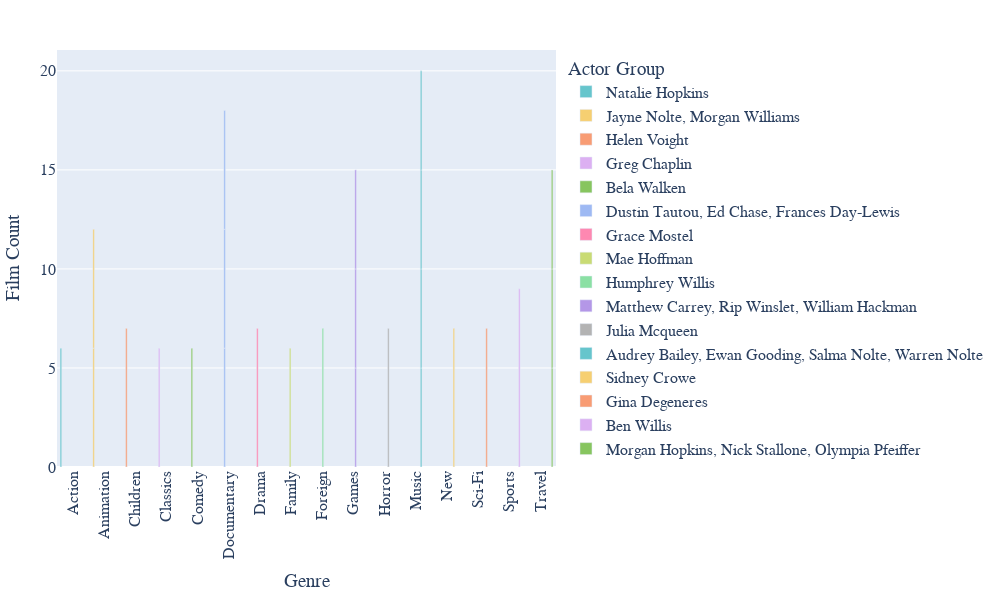

The notebook cell saved with this chart:
### Code cell
# create a new column that groups actors with the same film count per category
query1_result['actor_group'] = query1_result.groupby(
    ['genre',
     'film_count'])['actor'].transform(lambda x: ', '.join(sorted(set(x))))

# create the bar chart with the new 'actor_group' column as the color parameter
fig = px.bar(query1_result,
             x="genre",
             y="film_count",
             color="actor_group",
             barmode="group",
             color_discrete_sequence=px.colors.qualitative.Pastel)

# add other layout and style options
fig.update_layout(width=1000,
                  height=600,
                  showlegend=True,
                  legend=dict(title="Actor Group"),
                  margin=dict(l=50, r=50, t=50, b=50),
                  font=dict(family="Helvetica", size=16),
                  xaxis=dict(title="Genre", tickangle=-90),
                  yaxis=dict(title="Film Count"))
fig.show()

### Figure 1 — Plotly figure (JSON) as saved in the notebook; plotly's stock layout.template omitted (floating-point values rounded to 4 significant figures)
{"data": [{"alignmentgroup": "True", "hovertemplate": "actor_group=Natalie Hopkins<br>genre=%{x}<br>film_count=%{y}<extra></extra>", "legendgroup": "Natalie Hopkins", "marker": {"color": "rgb(102, 197, 204)", "pattern": {"shape": ""}}, "name": "Natalie Hopkins", "offsetgroup": "Natalie Hopkins", "orientation": "v", "showlegend": true, "textposition": "auto", "type": "bar", "x": ["Action"], "xaxis": "x", "y": [6], "yaxis": "y"}, {"alignmentgroup": "True", "hovertemplate": "actor_group=Jayne Nolte, Morgan Williams<br>genre=%{x}<br>film_count=%{y}<extra></extra>", "legendgroup": "Jayne Nolte, Morgan Williams", "marker": {"color": "rgb(246, 207, 113)", "pattern": {"shape": ""}}, "name": "Jayne Nolte, Morgan Williams", "offsetgroup": "Jayne Nolte, Morgan Williams", "orientation": "v", "showlegend": true, "textposition": "auto", "type": "bar", "x": ["Animation", "Animation"], "xaxis": "x", "y": [6, 6], "yaxis": "y"}, {"alignmentgroup": "True", "hovertemplate": "actor_group=Helen Voight<br>genre=%{x}<br>film_count=%{y}<extra></extra>", "legendgroup": "Helen Voight", "marker": {"color": "rgb(248, 156, 116)", "pattern": {"shape": ""}}, "name": "Helen Voight", "offsetgroup": "Helen Voight", "orientation": "v", "showlegend": true, "textposition": "auto", "type": "bar", "x": ["Children"], "xaxis": "x", "y": [7], "yaxis": "y"}, {"alignmentgroup": "True", "hovertemplate": "actor_group=Greg Chaplin<br>genre=%{x}<br>film_count=%{y}<extra></extra>", "legendgroup": "Greg Chaplin", "marker": {"color": "rgb(220, 176, 242)", "pattern": {"shape": ""}}, "name": "Greg Chaplin", "offsetgroup": "Greg Chaplin", "orientation": "v", "showlegend": true, "textposition": "auto", "type": "bar", "x": ["Classics"], "xaxis": "x", "y": [6], "yaxis": "y"}, {"alignmentgroup": "True", "hovertemplate": "actor_group=Bela Walken<br>genre=%{x}<br>film_count=%{y}<extra></extra>", "legendgroup": "Bela Walken", "marker": {"color": "rgb(135, 197, 95)", "pattern": {"shape": ""}}, "name": "Bela Walken", "offsetgroup": "Bela Walken", "orientation": "v", "showlegend": true, "textposition": "auto", "type": "bar", "x": ["Comedy"], "xaxis": "x", "y": [6], "yaxis": "y"}, {"alignmentgroup": "True", "hovertemplate": "actor_group=Dustin Tautou, Ed Chase, Frances Day-Lewis<br>genre=%{x}<br>film_count=%{y}<extra></extra>", "legendgroup": "Dustin Tautou, Ed Chase, Frances Day-Lewis", "marker": {"color": "rgb(158, 185, 243)", "pattern": {"shape": ""}}, "name": "Dustin Tautou, Ed Chase, Frances Day-Lewis", "offsetgroup": "Dustin Tautou, Ed Chase, Frances Day-Lewis", "orientation": "v", "showlegend": true, "textposition": "auto", "type": "bar", "x": ["Documentary", "Documentary", "Documentary"], "xaxis": "x", "y": [6, 6, 6], "yaxis": "y"}, {"alignmentgroup": "True", "hovertemplate": "actor_group=Grace Mostel<br>genre=%{x}<br>film_count=%{y}<extra></extra>", "legendgroup": "Grace Mostel", "marker": {"color": "rgb(254, 136, 177)", "pattern": {"shape": ""}}, "name": "Grace Mostel", "offsetgroup": "Grace Mostel", "orientation": "v", "showlegend": true, "textposition": "auto", "type": "bar", "x": ["Drama"], "xaxis": "x", "y": [7], "yaxis": "y"}, {"alignmentgroup": "True", "hovertemplate": "actor_group=Mae Hoffman<br>genre=%{x}<br>film_count=%{y}<extra></extra>", "legendgroup": "Mae Hoffman", "marker": {"color": "rgb(201, 219, 116)", "pattern": {"shape": ""}}, "name": "Mae Hoffman", "offsetgroup": "Mae Hoffman", "orientation": "v", "showlegend": true, "textposition": "auto", "type": "bar", "x": ["Family"], "xaxis": "x", "y": [6], "yaxis": "y"}, {"alignmentgroup": "True", "hovertemplate": "actor_group=Humphrey Willis<br>genre=%{x}<br>film_count=%{y}<extra></extra>", "legendgroup": "Humphrey Willis", "marker": {"color": "rgb(139, 224, 164)", "pattern": {"shape": ""}}, "name": "Humphrey Willis", "offsetgroup": "Humphrey Willis", "orientation": "v", "showlegend": true, "textposition": "auto", "type": "bar", "x": ["Foreign"], "xaxis": "x", "y": [7], "yaxis": "y"}, {"alignmentgroup": "True", "hovertemplate": "actor_group=Matthew Carrey, Rip Winslet, William Hackman<br>genre=%{x}<br>film_count=%{y}<extra></extra>", "legendgroup": "Matthew Carrey, Rip Winslet, William Hackman", "marker": {"color": "rgb(180, 151, 231)", "pattern": {"shape": ""}}, "name": "Matthew Carrey, Rip Winslet, William Hackman", "offsetgroup": "Matthew Carrey, Rip Winslet, William Hackman", "orientation": "v", "showlegend": true, "textposition": "auto", "type": "bar", "x": ["Games", "Games", "Games"], "xaxis": "x", "y": [5, 5, 5], "yaxis": "y"}, {"alignmentgroup": "True", "hovertemplate": "actor_group=Julia Mcqueen<br>genre=%{x}<br>film_count=%{y}<extra></extra>", "legendgroup": "Julia Mcqueen", "marker": {"color": "rgb(179, 179, 179)", "pattern": {"shape": ""}}, "name": "Julia Mcqueen", "offsetgroup": "Julia Mcqueen", "orientation": "v", "showlegend": true, "textposition": "auto", "type": "bar", "x": ["Horror"], "xaxis": "x", "y": [7], "yaxis": "y"}, {"alignmentgroup": "True", "hovertemplate": "actor_group=Audrey Bailey, Ewan Gooding, Salma Nolte, Warren Nolte<br>genre=%{x}<br>film_count=%{y}<extra></extra>", "legendgroup": "Audrey Bailey, Ewan Gooding, Salma Nolte, Warren Nolte", "marker": {"color": "rgb(102, 197, 204)", "pattern": {"shape": ""}}, "name": "Audrey Bailey, Ewan Gooding, Salma Nolte, Warren Nolte", "offsetgroup": "Audrey Bailey, Ewan Gooding, Salma Nolte, Warren Nolte", "orientation": "v", "showlegend": true, "textposition": "auto", "type": "bar", "x": ["Music", "Music", "Music", "Music"], "xaxis": "x", "y": [5, 5, 5, 5], "yaxis": "y"}, {"alignmentgroup": "True", "hovertemplate": "actor_group=Sidney Crowe<br>genre=%{x}<br>film_count=%{y}<extra></extra>", "legendgroup": "Sidney Crowe", "marker": {"color": "rgb(246, 207, 113)", "pattern": {"shape": ""}}, "name": "Sidney Crowe", "offsetgroup": "Sidney Crowe", "orientation": "v", "showlegend": true, "textposition": "auto", "type": "bar", "x": ["New"], "xaxis": "x", "y": [7], "yaxis": "y"}, {"alignmentgroup": "True", "hovertemplate": "actor_group=Gina Degeneres<br>genre=%{x}<br>film_count=%{y}<extra></extra>", "legendgroup": "Gina Degeneres", "marker": {"color": "rgb(248, 156, 116)", "pattern": {"shape": ""}}, "name": "Gina Degeneres", "offsetgroup": "Gina Degeneres", "orientation": "v", "showlegend": true, "textposition": "auto", "type": "bar", "x": ["Sci-Fi"], "xaxis": "x", "y": [7], "yaxis": "y"}, {"alignmentgroup": "True", "hovertemplate": "actor_group=Ben Willis<br>genre=%{x}<br>film_count=%{y}<extra></extra>", "legendgroup": "Ben Willis", "marker": {"color": "rgb(220, 176, 242)", "pattern": {"shape": ""}}, "name": "Ben Willis", "offsetgroup": "Ben Willis", "orientation": "v", "showlegend": true, "textposition": "auto", "type": "bar", "x": ["Sports"], "xaxis": "x", "y": [9], "yaxis": "y"}, {"alignmentgroup": "True", "hovertemplate": "actor_group=Morgan Hopkins, Nick Stallone, Olympia Pfeiffer<br>genre=%{x}<br>film_count=%{y}<extra></extra>", "legendgroup": "Morgan Hopkins, Nick Stallone, Olympia Pfeiffer", "marker": {"color": "rgb(135, 197, 95)", "pattern": {"shape": ""}}, "name": "Morgan Hopkins, Nick Stallone, Olympia Pfeiffer", "offsetgroup": "Morgan Hopkins, Nick Stallone, Olympia Pfeiffer", "orientation": "v", "showlegend": true, "textposition": "auto", "type": "bar", "x": ["Travel", "Travel", "Travel"], "xaxis": "x", "y": [5, 5, 5], "yaxis": "y"}], "layout": {"barmode": "group", "font": {"family": "Helvetica", "size": 16}, "height": 600, "legend": {"title": {"text": "Actor Group"}, "tracegroupgap": 0}, "margin": {"b": 50, "l": 50, "r": 50, "t": 50}, "showlegend": true, "width": 1000, "xaxis": {"anchor": "y", "domain": [0, 1], "tickangle": -90, "title": {"text": "Genre"}}, "yaxis": {"anchor": "x", "domain": [0, 1], "title": {"text": "Film Count"}}}}
